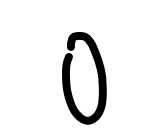
#> input picture raw_dataset/0/26789.jpg, 155 x 137 px; its folder holds only this picture in this run
$ python -i equation_generator.py   (imports and definitions only)
#> lines starting #> are read from the running program, lines starting #| are printed output that depends on the picture; after the words box and inside, x2 and y2 are one past the last pixel; in counts of white or black regions, pixels touching at a corner belong together
#> further down, picture is the input picture: shape (137, 155, 3); min 0, max 255, mean 236.3
''' Student: Marisol Antunez '''

import os
import random
import numpy as np
import matplotlib.pyplot as plt

from skimage.io import imread, imsave
from skimage.transform import resize
from skimage.color import rgb2gray
from skimage.util import invert

import sympy
import cv2

DIRECTORY ='raw_dataset/'

NUMBERS = ['0','1', '2', '3', '4', '5', '6', '7', '8', '9']
OPERATOR = ['add', 'div', 'mul', 'sub']


def crop_image(image, tol=0):
    '''Crops blank space of a 2D image with a tolerance of 0'''
    image = invert(image)
    mask = image>tol

    # Find region of interest
    roi = np.ix_(mask.any(1),mask.any(0))
    cropped_image = image[roi]
    cropped_image = invert(cropped_image)

    return cropped_image


def divide_image(im, invert=True):
    '''   '''
#> called with invert = True
    original = im.copy()

    gray = cv2.cvtColor(im,cv2.COLOR_BGR2GRAY)
    blur = cv2.GaussianBlur(gray,(5,5),0)
    thresh = cv2.threshold(blur, 0, 255, cv2.THRESH_BINARY_INV + cv2.THRESH_OTSU)[1]
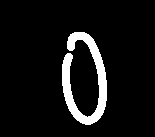
#> thresh: shape (137, 155); 7.6% white; 1 white region, box (x1, y1, x2, y2) and area: (62, 32, 107, 125) 1620
    kernel = cv2.getStructuringElement(cv2.MORPH_RECT, (1,30))
    dilate = cv2.dilate(thresh, kernel, iterations=2)
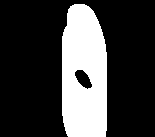
#> dilate: shape (137, 155); 24.6% white; 1 white region

    # Find contours, obtain bounding box coordinates, and save all the ROIs coordinates
    contours, _ = cv2.findContours(dilate,cv2.RETR_EXTERNAL,cv2.CHAIN_APPROX_SIMPLE)
#> contours = 1 contour; box (x1, y1, x2, y2) and area: (62, 4, 107, 137) 5266
    h_list=[]
    for cnt in contours:
        [x,y,w,h] = cv2.boundingRect(cnt)
        if w*h>250:
            h_list.append([x,y,w,h])
#> this loop made 1 pass
#> (x, y, w, h) on pass 1: (62, 4, 45, 133)
#> after the loop, h_list = [[62, 4, 45, 133]]

    # Sort contours based on horizontal order
    ziped_list=list(zip(*h_list))
#> ziped_list = [(62,), (4,), (45,), (133,)]
    x_list=list(ziped_list[0])
#> x_list = [62]
    dic=dict(zip(x_list,h_list))
#> dic = {62: [62, 4, 45, 133]}
    x_list.sort()


    original = original*255
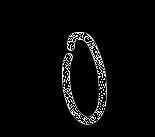
#> original: shape (137, 155, 3); min 0, max 255, mean 9.6

    # Extract the individial images for all the identified ROIs
    images = []
    for x in x_list:
        [x,y,w,h]=dic[x]

        #Retrieve roi image
        roi=im[y:y+h,x:x+w]

        # Preprocess Image so it matches Training set data
        image = rgb2gray(roi)
        image = ((image - np.min(image))/( np.max(image) - np.min(image))) * 255
        image = crop_image(image)
        image = resize(image,(30, 30))
        images.append(image)

        # Add ROI rectangle to image
        cv2.rectangle(original, (x, y), (x + w, y + h), (255,0,0), 5)
#> this loop made 1 pass
#> pass 1, in divide_image, `roi=im[y:y+h,x:x+w]`:
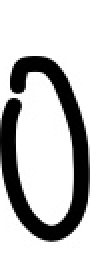
#> roi: shape (133, 45, 3) (shown 2 times larger); min 0, max 255, mean 188.8
#> after the loop:
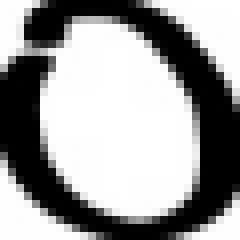
#> image: shape (30, 30) float64 (shown 8 times larger); min 0.000686, max 255, mean 156.4
#> after the loop:
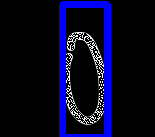
#> original: shape (137, 155, 3); 10.71% of pixels changed, all inside (x1, y1, x2, y2) = (59, 1, 111, 137)
#> after the loop, images = 1 item


    plot_roi(original, len(images))

    return images


def plot_roi(image, num):
    '''Plots the ROI image and the number of math symbols identified.
    This was only used to represent and visualy verify the selected ROI by opencv'''
#> called with num = 1

    image = cv2.copyMakeBorder(image,50,50,50,50,cv2.BORDER_CONSTANT,value=[255,255,255])
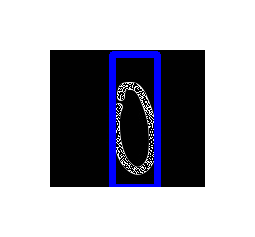
#> image: shape (237, 255, 3); mean of channels 0, 1, 2 177.9, 168.3, 168.3; drawn as B, G, R
    fig = plt.figure()
    fig.patch.set_facecolor('xkcd:light gray')
    plt.imshow(image, cmap='gray')

    # plt.rcParams['axes.facecolor'] = 'black'
    ax = plt.gca()

    # Hide X and Y axes label and tick marks
    ax.xaxis.set_tick_params(labelbottom=False)
    ax.yaxis.set_tick_params(labelleft=False)
    ax.set_xticks([])
    ax.set_yticks([])

    plt.title('\nROI of Equation', weight="bold")
    plt.xlabel(str(num) + ' math symbols identified',  weight="bold")
    plt.show()


# [163 lines left out: functions plot_equation, equation_to_image, generate_equation, equation_from_file, format_equation, equation_solver, not called in this run]

>>> import cv2
>>> picture = cv2.imread('raw_dataset/0/26789.jpg')
>>> result = divide_image(picture)
#> result = 1 item

$ run again, on raw_dataset/0/34329.jpg
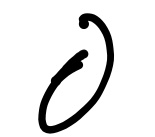
#> input picture raw_dataset/0/34329.jpg, 155 x 137 px
#> picture is the input picture: shape (137, 155, 3); min 0, max 255, mean 229.9
#> thresh: shape (137, 155); 10.2% white; 1 white region, box (x1, y1, x2, y2) and area: (38, 13, 114, 134) 2169
#> dilate: shape (137, 155); 37.6% white; 1 white region
#> contours = 1 contour; box (x1, y1, x2, y2) and area: (38, 0, 114, 137) 7929
#> the loop in divide_image, `for cnt in contours:` made 1 pass
#> (x, y, w, h) on pass 1: (38, 0, 76, 137)
#> after the loop in divide_image, `for cnt in contours:`: h_list = [[38, 0, 76, 137]]
#> ziped_list = [(38,), (0,), (76,), (137,)]
#> x_list = [38]
#> dic = {38: [38, 0, 76, 137]}
#> the loop in divide_image, `for x in x_list:` made 1 pass
#> after the loop in divide_image, `for x in x_list:`:
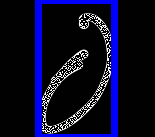
#> original: shape (137, 155, 3); mean B, G, R 40.6, 11.8, 11.8
#> after the loop in divide_image, `for x in x_list:`: images = 1 item
#> in plot_roi, `image = cv2.copyMakeBorder(image,50,50,50,50,cv2.BORDER_CONSTANT,value..`:
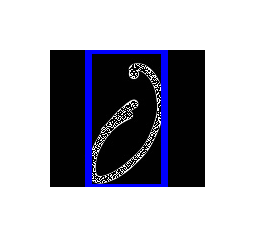
#> image: shape (237, 255, 3); mean of channels 0, 1, 2 179.7, 169.5, 169.5; drawn as B, G, R

$ run again, on raw_dataset/0/71069.jpg
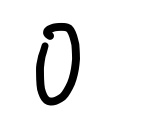
#> input picture raw_dataset/0/71069.jpg, 155 x 137 px
#> picture is the input picture: shape (137, 155, 3); min 0, max 255, mean 237.9
#> thresh: shape (137, 155); 7% white; 1 white region, box (x1, y1, x2, y2) and area: (36, 23, 80, 106) 1483
#> dilate: shape (137, 155); 25.1% white; 1 white region
#> contours = 1 contour; box (x1, y1, x2, y2) and area: (36, 0, 80, 136) 5222
#> the loop in divide_image, `for cnt in contours:` made 1 pass
#> (x, y, w, h) on pass 1: (36, 0, 44, 136)
#> after the loop in divide_image, `for cnt in contours:`: h_list = [[36, 0, 44, 136]]
#> ziped_list = [(36,), (0,), (44,), (136,)]
#> x_list = [36]
#> dic = {36: [36, 0, 44, 136]}
#> the loop in divide_image, `for x in x_list:` made 1 pass
#> after the loop in divide_image, `for x in x_list:`:
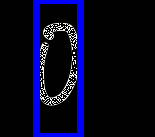
#> original: shape (137, 155, 3); mean B, G, R 33.9, 7.3, 7.3
#> after the loop in divide_image, `for x in x_list:`: images = 1 item
#> in plot_roi, `image = cv2.copyMakeBorder(image,50,50,50,50,cv2.BORDER_CONSTANT,value..`:
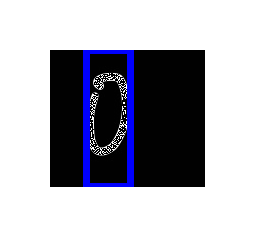
#> image: shape (237, 255, 3); mean of channels 0, 1, 2 177.3, 168, 168; drawn as B, G, R
